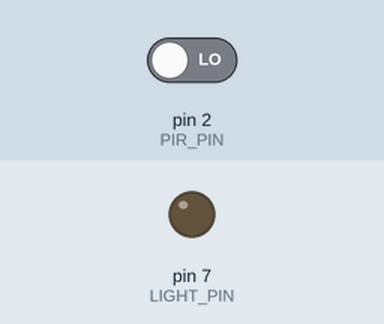
The sketch below on a simulated Arduino Uno, built with avr-gcc and run on an emulated ATmega328P. Shown: output pins drawn as LEDs (lit = HIGH). The test bench sets the inputs (shaded band); at power-on: pin 2 (PIR_PIN) LOW.

Above: at 1.2 s.
1.3 s: pin 2 (PIR_PIN) driven HIGH
At 1.7 s:
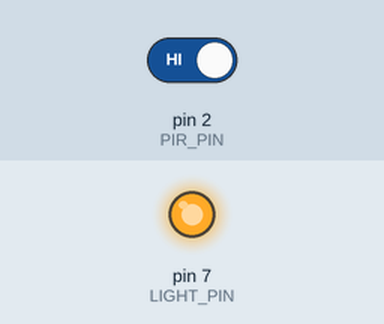
Timing chart, 0 to 4.3 s (numbered marks = the images above; inputs shaded):
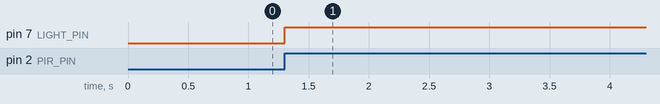

The sketch:

pir_motion_light.ino
```cpp
const uint8_t PIR_PIN = 2;
const uint8_t LIGHT_PIN = 7;
const unsigned long HOLD_MS = 5000;
unsigned long lastMotionMs = 0;

void setup() {
  pinMode(PIR_PIN, INPUT);
  pinMode(LIGHT_PIN, OUTPUT);
}

void loop() {
  if (digitalRead(PIR_PIN) == HIGH) lastMotionMs = millis();
  bool active = lastMotionMs != 0 && millis() - lastMotionMs < HOLD_MS;
  digitalWrite(LIGHT_PIN, active ? HIGH : LOW);
}
```

Measured:
- after the input at 1.3 s, pin 7 (LIGHT_PIN): LOW → HIGH at once
